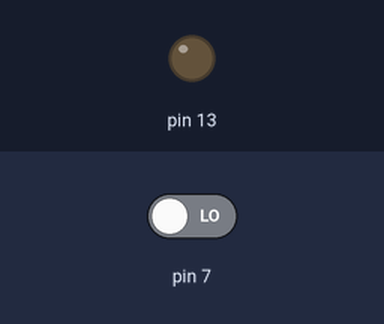
Simulated run of this sketch. Board: Arduino Uno, built with avr-gcc and run on an emulated ATmega328P. On the bench: output pins drawn as LEDs (lit = HIGH). The inputs (shaded band) are chosen by the test bench; at power-on: pin 7 LOW.

Above: at 1.2 s.
1.3 s: pin 7 driven HIGH
At 2.1 s:
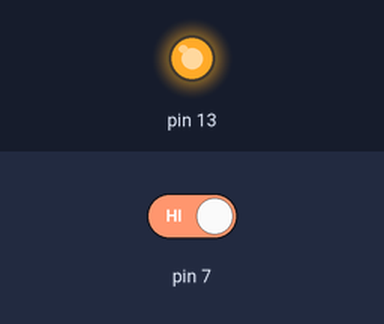
Timing chart, 0 to 4.3 s (numbered marks = the images above; inputs shaded):
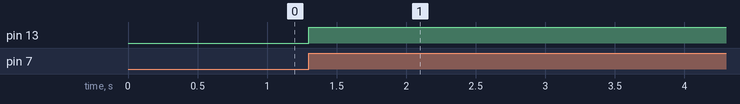

The sketch:

m1_atividade2_questaoC.ino
```cpp
int estadoLED = 0;
int anterior = 0;

void setup() {
  pinMode(7, INPUT);
  pinMode(13, OUTPUT);
}

void loop() {
  int atual = digitalRead(7);
  if(atual == HIGH && anterior == LOW) {
    estadoLED = !estadoLED;
    digitalWrite(13, estadoLED);
    delay(250);
  }

  anterior = atual;
}
```

Measured:
- after the input at 1.3 s, pin 13: LOW → HIGH at once
